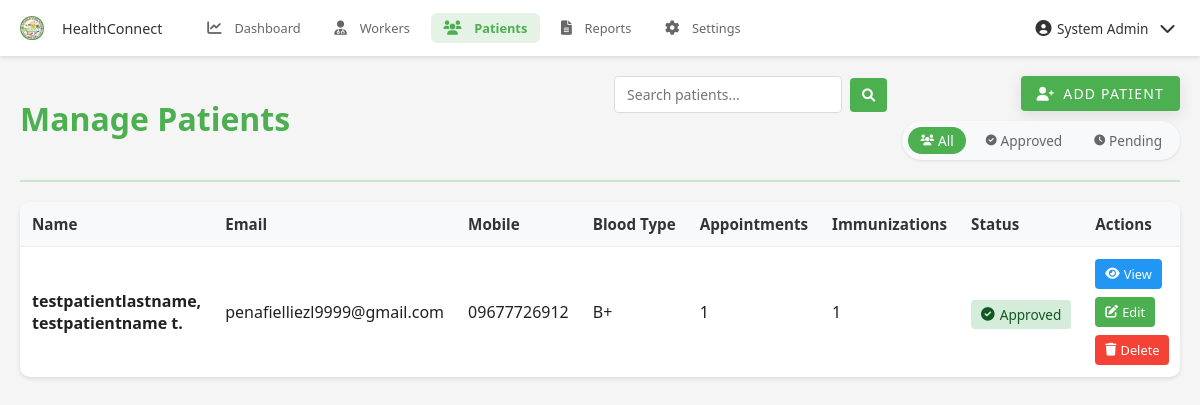
/pages/admin/patients.php (signed in), run on the app's committed database.
### tables this page shows
CREATE TABLE `patients` (
  `patient_id` int(11) NOT NULL,
  `user_id` int(11) DEFAULT NULL,
  `blood_type` varchar(5) DEFAULT NULL,
  `height` decimal(5,2) DEFAULT NULL,
  `weight` decimal(5,2) DEFAULT NULL,
  `emergency_contact_name` varchar(200) DEFAULT NULL,
  `emergency_contact_number` varchar(20) DEFAULT NULL,
  `emergency_contact_relationship` varchar(100) DEFAULT NULL,
  `created_at` timestamp NOT NULL DEFAULT current_timestamp(),
  `updated_at` timestamp NOT NULL DEFAULT current_timestamp() ON UPDATE current_timestamp(),
  `is_approved` tinyint(1) DEFAULT 0,
  `approved_at` timestamp NULL DEFAULT NULL
);

CREATE TABLE `users` (
  `user_id` int(11) NOT NULL,
  `role_id` int(11) DEFAULT NULL,
  `username` varchar(50) NOT NULL,
  `email` varchar(100) NOT NULL,
  `password` varchar(255) NOT NULL,
  `mobile_number` varchar(20) DEFAULT NULL,
  `first_name` varchar(100) NOT NULL,
  `middle_name` varchar(100) DEFAULT NULL,
  `last_name` varchar(100) NOT NULL,
  `gender` enum('Male','Female','Other') DEFAULT NULL,
  `date_of_birth` date DEFAULT NULL,
  `address` text DEFAULT NULL,
  `profile_picture` varchar(255) DEFAULT NULL,
  `is_active` tinyint(1) DEFAULT 1,
  `last_login` datetime DEFAULT NULL,
  `otp` varchar(6) DEFAULT NULL,
  `otp_expiry` datetime DEFAULT NULL,
  `created_at` timestamp NOT NULL DEFAULT current_timestamp(),
  `updated_at` timestamp NOT NULL DEFAULT current_timestamp() ON UPDATE current_timestamp()
);

### pages/admin/patients.php (the view, shortened to what this page needs)
<?php
$database = new Database();
$conn = $database->getConnection();
$search = isset($_GET['search']) ? trim($_GET['search']) : '';
$filter = isset($_GET['filter']) ? trim($_GET['filter']) : 'all';
$where_clause = '';
$page = isset($_GET['page']) ? (int)$_GET['page'] : 1;
$limit = 10;
$offset = ($page - 1) * $limit;
try {
    $query = "SELECT u.*, p.patient_id, p.blood_type, p.is_approved, p.approved_at, p.height, p.weight,
              p.emergency_contact_name, p.emergency_contact_number, p.emergency_contact_relationship,
              (SELECT COUNT(*) FROM appointments a WHERE a.patient_id = p.patient_id) as appointment_count,
              (SELECT COUNT(*) FROM immunization_records ir WHERE ir.patient_id = p.patient_id) as immunization_count
              FROM users u
              JOIN user_roles r ON u.role_id = r.role_id
              JOIN patients p ON u.user_id = p.user_id
              WHERE r.role_name = 'patient' " .
              ($where_clause ? str_replace('WHERE', 'AND', $where_clause) : '') .
              " ORDER BY u.last_name, u.first_name
              LIMIT :limit OFFSET :offset";
    $stmt = $conn->prepare($query);
    $stmt->bindValue(':limit', $limit, PDO::PARAM_INT);
    $stmt->bindValue(':offset', $offset, PDO::PARAM_INT);
    $stmt->execute();
    $patients = $stmt->fetchAll(PDO::FETCH_ASSOC);
} catch (PDOException $e) {
    error_log("Error fetching patients: " . $e->getMessage());
    $patients = [];
    $_SESSION['error'] = "Error fetching patients. Please try again.";
}
?>
<!DOCTYPE html>
<html lang="en">
<head>
    <?php include __DIR__ . '/../../includes/header_links.php'; ?>
</head>
<body>
    <?php include __DIR__ . '/../../includes/navbar.php'; ?>
    <div class="container">
        <div class="page-header">
            <h1 style="color: #4CAF50;"> Manage Patients</h1>
            <div class="header-actions">
                <form class="search-form" action="" method="GET">
                    <input type="text" name="search" placeholder="Search patients..." value="<?php echo htmlspecialchars($search); ?>">
                    <button type="submit"><i class="fas fa-search"></i></button>
                </form>
                <div class="add-and-filter">
                    <button class="btn" onclick="showAddPatientModal()">
                        <i class="fas fa-user-plus"></i> Add Patient
                    </button>
                    <div class="filter-buttons">
                        <a href="?filter=all<?php echo $search ? '&search=' . urlencode($search) : ''; ?>"
                           class="btn-filter <?php echo $filter === 'all' ? 'active' : ''; ?>">
                            <i class="fas fa-users"></i> All
                        </a>
                        <a href="?filter=approved<?php echo $search ? '&search=' . urlencode($search) : ''; ?>"
                           class="btn-filter <?php echo $filter === 'approved' ? 'active' : ''; ?>">
                            <i class="fas fa-check-circle"></i> Approved
                        </a>
                        <a href="?filter=pending<?php echo $search ? '&search=' . urlencode($search) : ''; ?>"
                           class="btn-filter <?php echo $filter === 'pending' ? 'active' : ''; ?>">
                            <i class="fas fa-clock"></i> Pending
                        </a>
                    </div>
                </div>
            </div>
        </div>
        <div class="desktop-table">
            <?php if (!empty($patients)): ?>
                <table class="data-table">
                    <thead>
                        <tr>
                            <th>Name</th>
                            <th>Email</th>
                            <th>Mobile</th>
                            <th>Blood Type</th>
                            <th>Appointments</th>
                            <th>Immunizations</th>
                            <th>Status</th>
                            <th>Actions</th>
                        </tr>
                    </thead>
                    <tbody>
                        <?php foreach ($patients as $patient): ?>
                            <tr>
                                <td>
                                    <strong>
                                        <?php echo htmlspecialchars($patient['last_name'] . ', ' . $patient['first_name']); ?>
                                        <?php if ($patient['middle_name']): ?>
                                            <?php echo ' ' . htmlspecialchars($patient['middle_name'][0]) . '.'; ?>
                                        <?php endif; ?>
                                    </strong>
                                </td>
                                <td><?php echo htmlspecialchars($patient['email']); ?></td>
                                <td><?php echo htmlspecialchars($patient['mobile_number']); ?></td>
                                <td><?php echo htmlspecialchars($patient['blood_type'] ?: 'Not specified'); ?></td>
                                <td><?php echo $patient['appointment_count']; ?></td>
                                <td><?php echo $patient['immunization_count']; ?></td>
                                <td>
                                    <span class="approval-status <?php echo $patient['is_approved'] ? 'status-approved' : 'status-pending'; ?>">
                                        <i class="fas <?php echo $patient['is_approved'] ? 'fa-check-circle' : 'fa-clock'; ?>"></i>
                                        <?php echo $patient['is_approved'] ? 'Approved' : 'Pending'; ?>
                                    </span>
                                </td>
                                <td>
                                    <div class="table-actions">
                                        <button class="btn-action btn-view" onclick="showViewModal(<?php echo htmlspecialchars(json_encode($patient)); ?>)">
                                            <i class="fas fa-eye"></i> View
                                        </button>
                                        <button class="btn-action btn-edit" onclick="showEditModal(<?php echo htmlspecialchars(json_encode($patient)); ?>)">
                                            <i class="fas fa-edit"></i> Edit
                                        </button>
                                        <button class="btn-action btn-delete" onclick="confirmDelete(<?php echo $patient['user_id']; ?>)">
                                            <i class="fas fa-trash"></i> Delete
                                        </button>
                                    </div>
                                </td>
                            </tr>
                        <?php endforeach; ?>
                    </tbody>
                </table>
            <?php endif; ?>
        </div>
    </div>
</body>
</html>

### assets/css/style.css (style rules this page uses)
:root { --primary-color: #4CAF50; --primary-dark: #388E3C; --primary-light: #C8E6C9; --accent-color: #FF5722; --text-primary: #212121; --text-secondary: #757575; --divider-color: #BDBDBD; --background-color: #F5F5F5; --white: #FFFFFF; --error: #F44336; --warning: #FFC107; --info: #2196F3; --success: #4CAF50; }
* { margin: 0; padding: 0; box-sizing: border-box; font-family: 'Poppins', 'Segoe UI', Arial, sans-serif; }
html, body { height: 100%; background-color: var(--background-color); color: var(--text-primary); font-size: 16px; overflow-x: hidden; }
a { color: var(--primary-dark); text-decoration: none; transition: color 0.3s ease; }
.container { width: 100%; max-width: 1200px; margin: 0 auto; padding: 0 20px; }
.btn { display: inline-block; padding: 14px 28px; background-color: var(--primary-color); color: var(--white); border-radius: 30px; font-weight: 600; text-transform: uppercase; letter-spacing: 1.2px; transition: all 0.3s ease; cursor: pointer; border: none; box-shadow: 0 4px 15px rgba(0,0,0,0.1); }
.data-table { width: 100%; border-collapse: collapse; }
.data-table th, .data-table td { padding: 12px 15px; text-align: left; border-bottom: 1px solid var(--divider-color); }
.data-table th { background-color: var(--primary-light); font-weight: 500; }
.page-header { display: flex; justify-content: space-between; align-items: center; margin-bottom: 30px; padding: 20px 0; border-bottom: 2px solid var(--primary-light); }
.page-header h1 { color: var(--primary-color); margin: 0; font-size: 1.8rem; }
.header-actions { display: flex; gap: 15px; align-items: center; }
.search-form { display: flex; gap: 10px; align-items: center; }
.search-form input { padding: 8px 15px; border: 1px solid var(--divider-color); border-radius: 6px; min-width: 250px; font-size: 0.95rem; }
.search-form button { background: var(--primary-color); color: white; border: none; padding: 8px 15px; border-radius: 6px; cursor: pointer; transition: background-color 0.3s ease; }
.data-table th { background: var(--primary-light); color: var(--primary-dark); font-weight: 600; text-align: left; padding: 15px; font-size: 0.95rem; }
.data-table td { padding: 15px; border-bottom: 1px solid var(--divider-color); color: var(--text-primary); }
.data-table tr:last-child td { border-bottom: none; }
.btn-action { padding: 6px 12px; border-radius: 4px; border: none; cursor: pointer; font-size: 0.9rem; display: inline-flex; align-items: center; gap: 5px; transition: all 0.3s ease; }
.btn-view { background: var(--info); color: white; }
.btn-edit { background: var(--primary-color); color: white; }
.btn-delete { background: var(--error); color: white; }
body { padding-top: 60px; padding-bottom: 70px; }

### includes/navbar.php (style rules this page uses)
body { padding-top: 48px; padding-bottom: 56px; }
@media (min-width: 769px) { body { padding-bottom: 0; } }
@media (min-width: 769px) { body { padding-top: 56px; } }

### data on the page
patients: user.first_name "testpatientlastname, testpatientname", user.middle_name "t", user.email "penafielliezl9999@gmail.com", user.mobile_number "09677726912", blood_type "B+", appointment_count "1", immunization_count "1", is_approved 1 (drawn)
